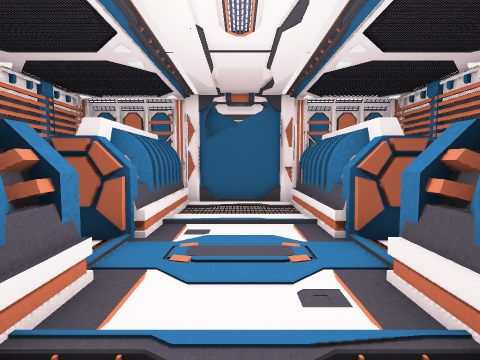
view 1 (above)

12 first-person views from a walk through a scene from a Unity 3-D project. The camera is 1.5 m above the floor, tilts 4° down and sees 85° across. Doors are open. The floor is counted in squares, 1 m on a side. Each view is taken from the middle of a square. On the plan, view 1 faces up. The plan holds only what a view shows up to about 14 squares ahead; the rest is blank. The place goes on beyond the plan. The player is left out.

view 2
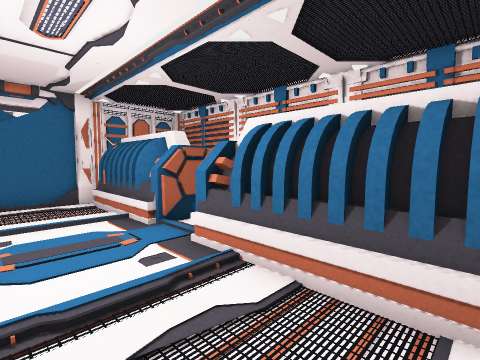

view 3
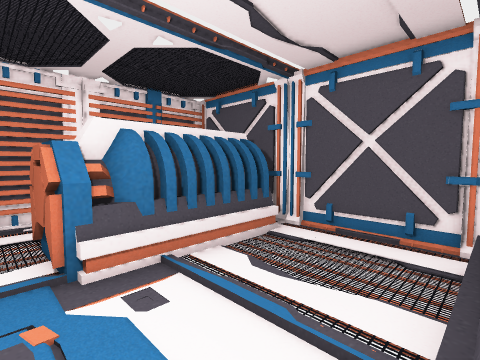

view 4
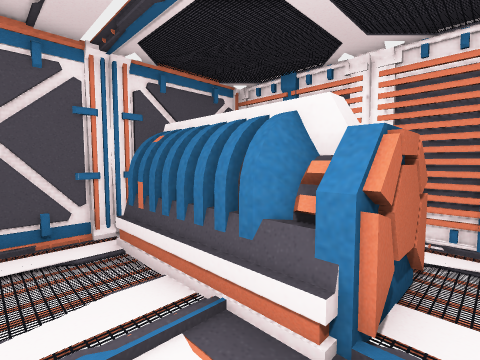

view 5
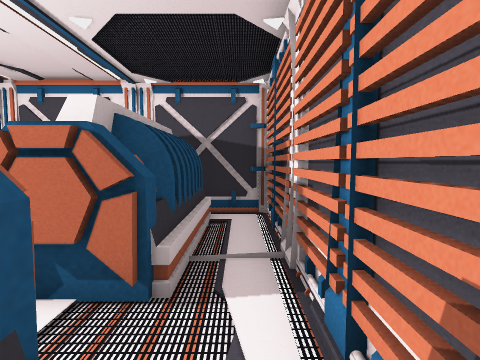

view 6
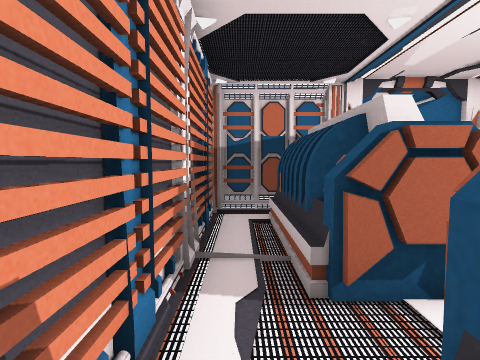

view 7
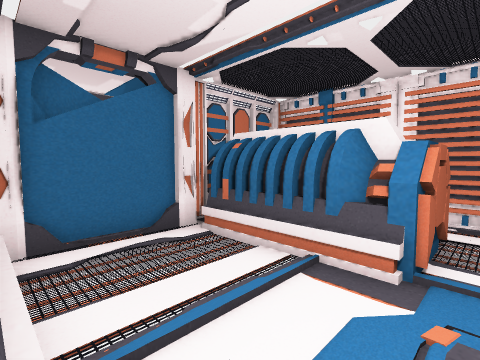

view 8
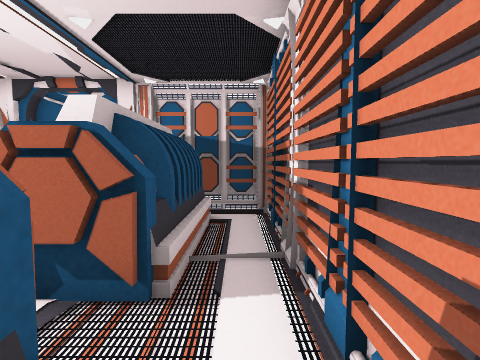

view 9
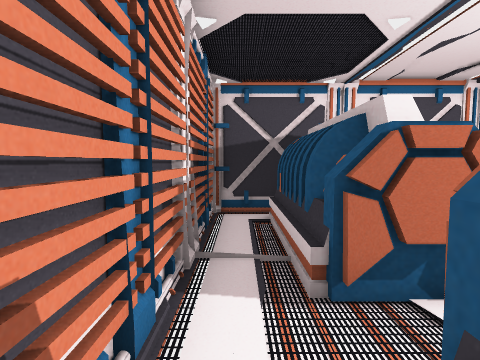

view 10
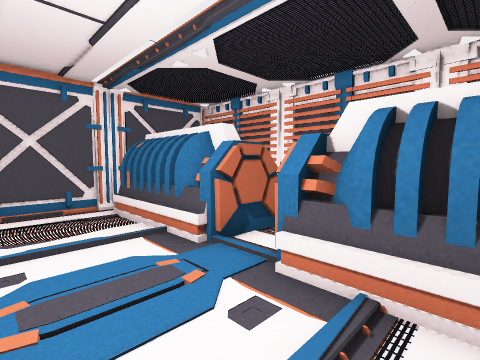

view 11
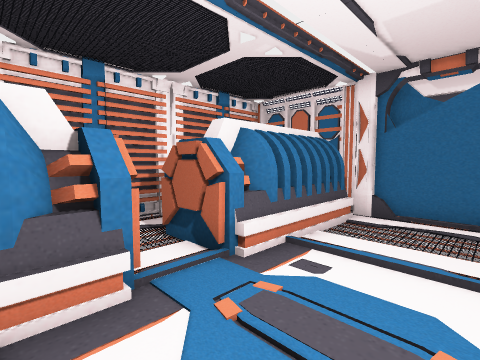

view 12
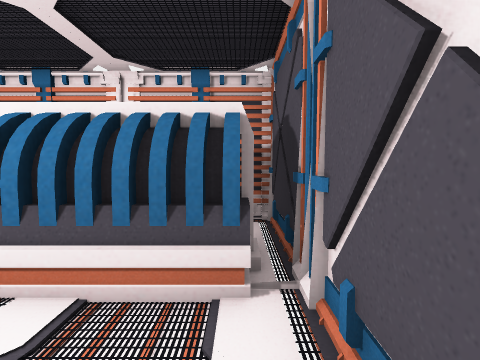

### Floor plan
Key: @ floor where view 1 was taken; # wall or solid block; . main floor; : floor 0.25 m higher than the main floor; C computer; O other object.
Columns run from 6 left of view 1 to 6 right of it. Each row starts with its distance up from view 1.
 10 #CCCOO#O#CCC#
  9 #.OOO...OOO.#
  8 #.OOO...OOO.#
  7 #.OOO...OOO.#
  6 #.OOO:::OOO.#
  5 #.OOO...OOO.#
  4 #...:.......#
  3 #.OOO...OOO.#
  2 #.OOO...OOO.#
  1 #.OOO...OOO.#
  0 #.OOO.@.OOO.#
 -1 #.OOO...OOO.#
 -2 #############

Positions as (right, up) in squares from view 1, and headings:
1: (0, 0), facing up
2: (-1, -1), facing up-right
3: (-2, 4), facing down-right
4: (0, 4), facing down-left
5: (-5, 6), facing down
6: (-5, 2), facing up
7: (-2, 4), facing up-right
8: (5, 2), facing up
9: (5, 6), facing down
10: (1, 7), facing down-left
11: (1, 2), facing up-left
12: (-1, -1), facing right
